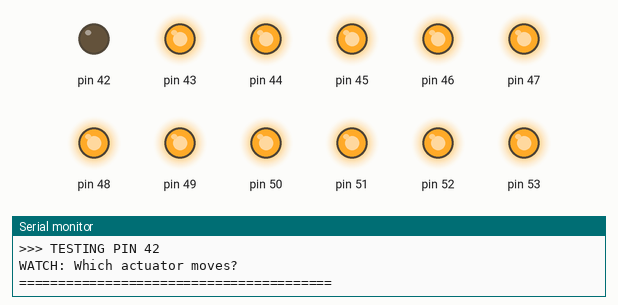
This sketch was run on a simulated Arduino Mega 2560, built with avr-gcc and run on an emulated ATmega2560. Parts: output pins drawn as LEDs (lit = HIGH), the last lines printed to the serial monitor.

Above: at 3.2 s.
At 11.2 s:
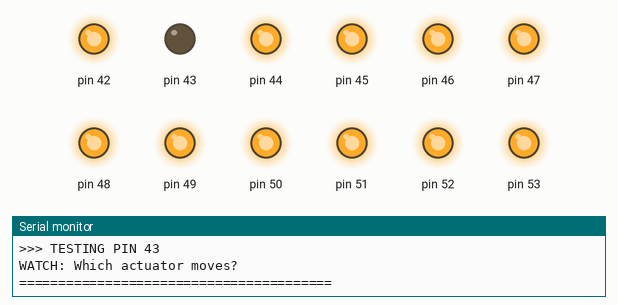
At 19.2 s:
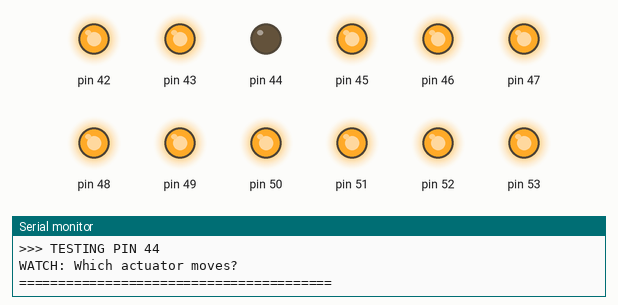
At 27.2 s:
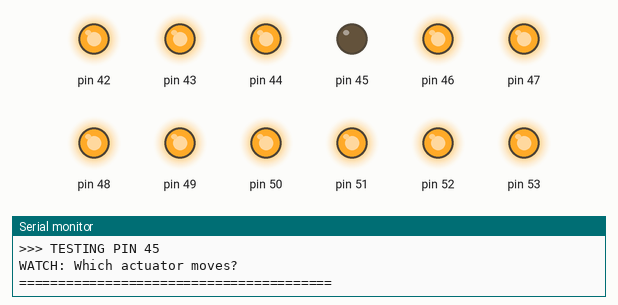
At 35.2 s:
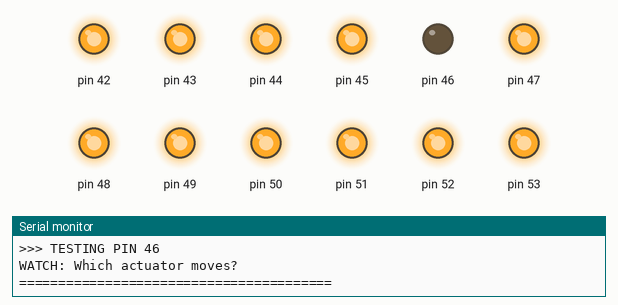
At 40.2 s:
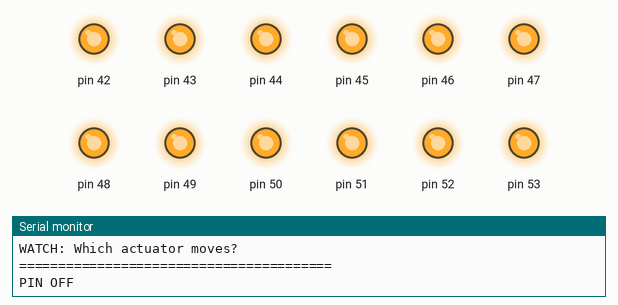
Timing chart, 0 to 41.7 s (numbered marks = the images above):
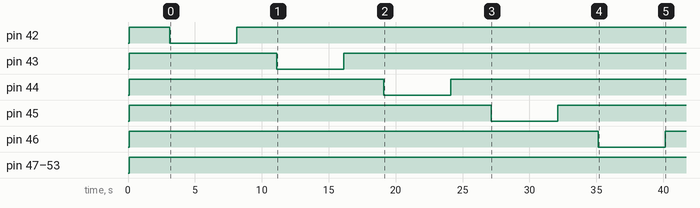

The sketch:

test_find_pins.ino
```cpp
/**
 * Arduino Mega #2 - Find Pins for Blocks 14, 15
 * Тестирует разные пины чтобы найти Block 14 и 15
 */

void setup() {
  Serial.begin(115200);
  delay(100);

  Serial.println("\n========================================");
  Serial.println("  FIND PINS FOR BLOCKS 14 & 15");
  Serial.println("========================================\n");

  // Пробуем пины 42-53
  for (int pin = 42; pin <= 53; pin++) {
    pinMode(pin, OUTPUT);
    digitalWrite(pin, HIGH);
  }

  Serial.println("[INIT] Pins 42-53 ready\n");
  delay(3000);
}

void loop() {
  // Тестируем каждый пин по отдельности
  for (int pin = 42; pin <= 53; pin++) {
    Serial.println("\n========================================");
    Serial.print(">>> TESTING PIN ");
    Serial.println(pin);
    Serial.println("WATCH: Which actuator moves?");
    Serial.println("========================================");

    // Включаем пин (LOW = ON)
    digitalWrite(pin, LOW);
    delay(5000);

    // Выключаем
    digitalWrite(pin, HIGH);
    Serial.println("PIN OFF\n");
    delay(3000);
  }

  Serial.println("\n========================================");
  Serial.println("ALL PINS TESTED! Repeating in 10s...");
  Serial.println("========================================\n");
  delay(10000);
}
```

Measured:
- by itself, pin 42: HIGH → LOW at 3.1 s, → HIGH 5.0 s later
- by itself, pin 43: HIGH → LOW at 11.1 s, → HIGH 5.0 s later
- by itself, pin 44: HIGH → LOW at 19.1 s, → HIGH 5.0 s later
- by itself, pin 45: HIGH → LOW at 27.1 s, → HIGH 5.0 s later
- by itself, pin 46: HIGH → LOW at 35.1 s, → HIGH 5.0 s later
